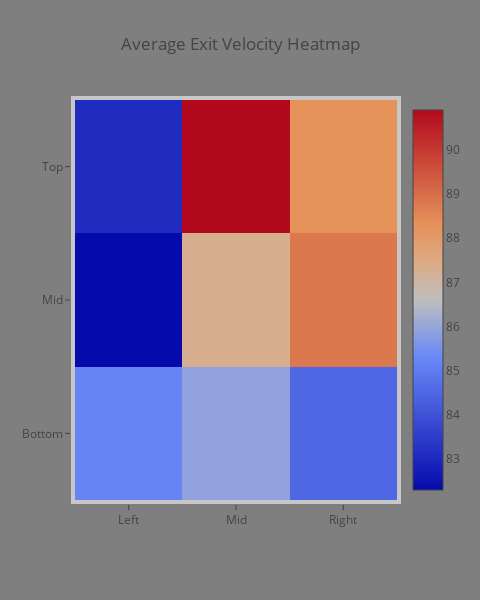
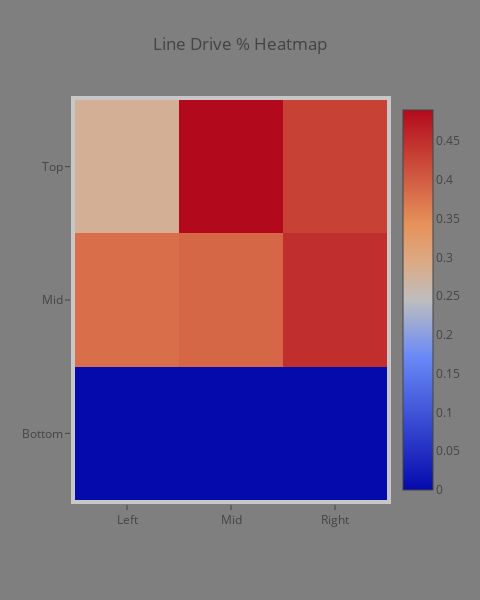
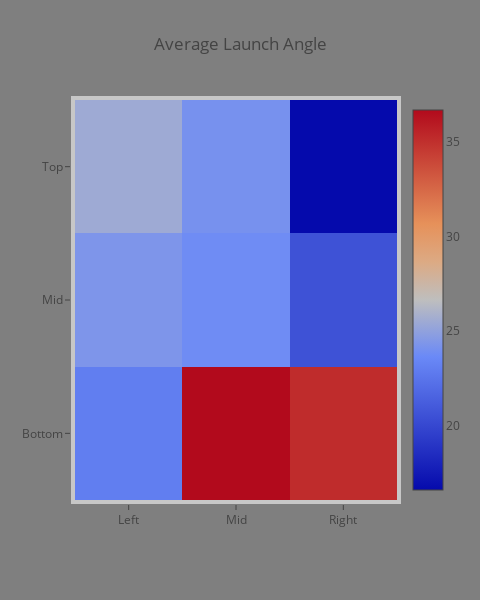
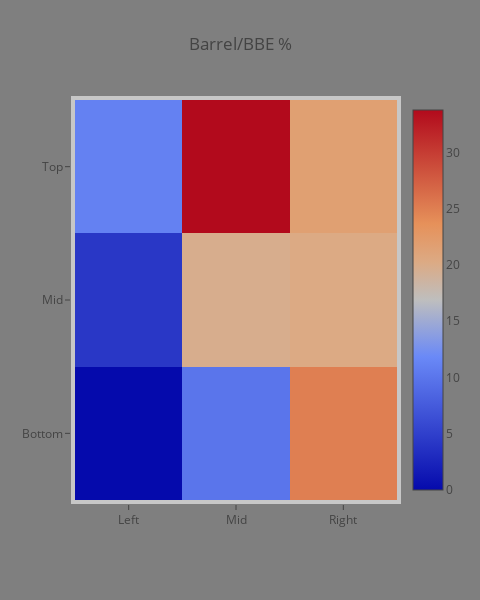

These figures' notebook cell, in order:
### Code cell
hstats  = HitterSummary(hx2, 'Max Dutto', 44,55, 60, 90)

hstats

### Figure 1 — Plotly figure (JSON) as saved in the notebook; plotly's stock layout.template omitted (floating-point values rounded to 4 significant figures)
{"data": [{"type": "heatmap", "uid": "a32a66ef-64b9-407d-bd93-d128f2b5e1c8", "x": ["Left", "Mid", "Right"], "y": ["Bottom", "Mid", "Top"], "z": [[85.2, 85.9, 84.5], [82.3, 87.3, 88.8], [83.1, 90.9, 88.3]]}], "layout": {"autosize": false, "height": 600, "margin": {"b": 100, "l": 75, "pad": 4, "r": 50, "t": 100}, "paper_bgcolor": "#7f7f7f", "plot_bgcolor": "#c7c7c7", "title": {"text": "Average Exit Velocity Heatmap"}, "width": 480}}

### Figure 2 — Plotly figure (JSON) as saved in the notebook; plotly's stock layout.template omitted (floating-point values rounded to 4 significant figures)
{"data": [{"type": "heatmap", "uid": "f62d559f-40a6-409c-b417-256d5183da05", "x": ["Left", "Mid", "Right"], "y": ["Bottom", "Mid", "Top"], "z": [[0, 0, 0], [0.38, 0.39, 0.45], [0.28, 0.49, 0.43]]}], "layout": {"autosize": false, "height": 600, "margin": {"b": 100, "l": 75, "pad": 4, "r": 50, "t": 100}, "paper_bgcolor": "#7f7f7f", "plot_bgcolor": "#c7c7c7", "title": {"text": "Line Drive % Heatmap"}, "width": 480}}

### Figure 3 — Plotly figure (JSON) as saved in the notebook; plotly's stock layout.template omitted (floating-point values rounded to 4 significant figures)
{"data": [{"type": "heatmap", "uid": "c294bca8-098e-4c69-aa93-724eb1c97251", "x": ["Left", "Mid", "Right"], "y": ["Bottom", "Mid", "Top"], "z": [[23, 36.7, 35.17], [24.33, 23.79, 20.55], [25.5, 24.1, 16.58]]}], "layout": {"autosize": false, "height": 600, "margin": {"b": 100, "l": 75, "pad": 4, "r": 50, "t": 100}, "paper_bgcolor": "#7f7f7f", "plot_bgcolor": "#c7c7c7", "title": {"text": "Average Launch Angle"}, "width": 480}}

### Figure 4 — Plotly figure (JSON) as saved in the notebook; plotly's stock layout.template omitted (floating-point values rounded to 4 significant figures)
{"data": [{"type": "heatmap", "uid": "972fec3b-9a04-4893-97dd-edec8c2dd05e", "x": ["Left", "Mid", "Right"], "y": ["Bottom", "Mid", "Top"], "z": [[0, 10, 25], [4.17, 19.72, 20.27], [11.11, 33.77, 21.67]]}], "layout": {"autosize": false, "height": 600, "margin": {"b": 100, "l": 75, "pad": 4, "r": 50, "t": 100}, "paper_bgcolor": "#7f7f7f", "plot_bgcolor": "#c7c7c7", "title": {"text": "Barrel/BBE %"}, "width": 480}}
